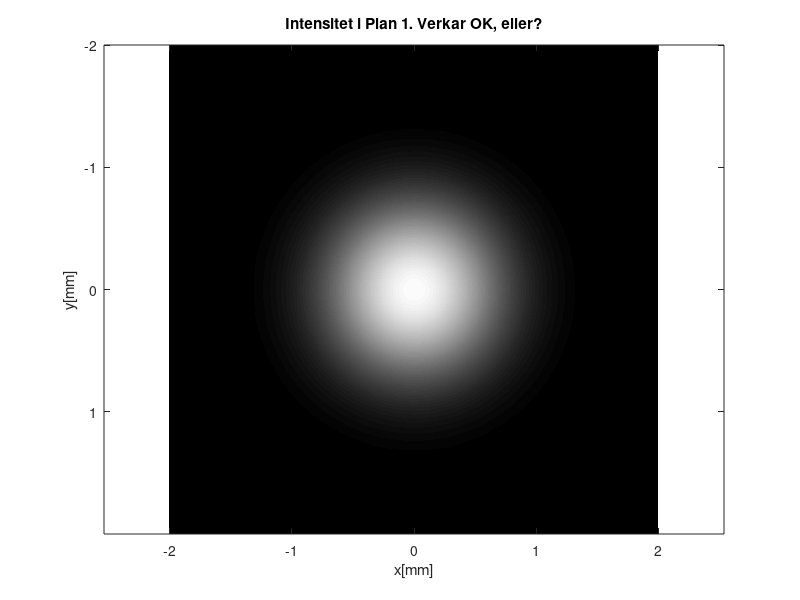
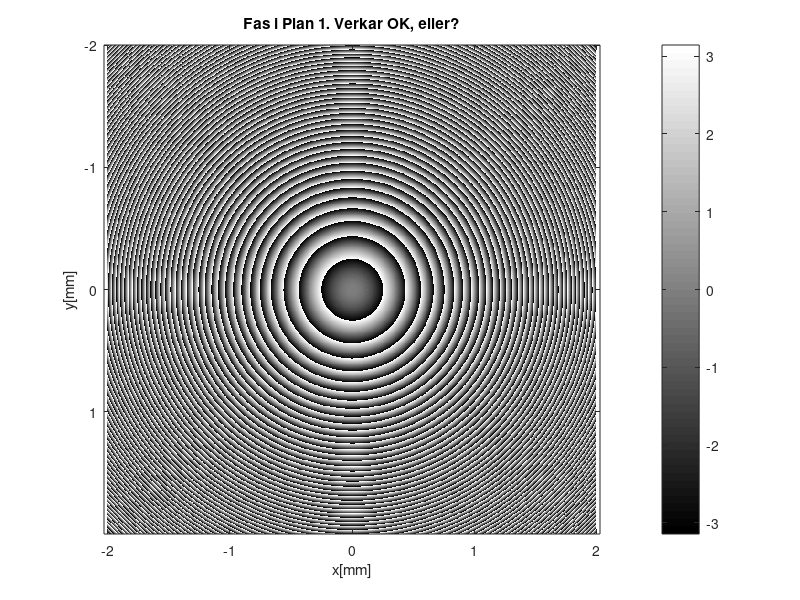

Write the MATLAB code that produced these figures, in order. (Note: this script raises an error after producing the figures.)
clear, clc, clf
close all
full_white_value=64; % äldre matlabversion - detta värde plottas som vitt (max) med image-kommandot
%full_white_value=255; % nyare matlabversion - prova denna om din plot verkar mörk!
load T_DOE_gen2
%DOE = load ('T_DOE_gen2.mat')
%DOEmat = cell2mat(struct2cell(DOE));
N=1024; % NxN är matrisstorleken (rekommenderad storlek N=1024)
sidlaengd_Plan1=4e-3; % det samplade områdets storlek (i x- eller y-led) i Plan 1 (rekommenderad storlek 4 mm)
a=sidlaengd_Plan1/N; % samplingsavstånd i Plan 1 (och Plan 2 eftersom vi använder PAS)
L=100e-3; % propagationssträcka (dvs avstånd mellan Plan 1 och 2)

lambda_noll=633e-9; % vakuumvåglängd för rött ljus från en HeNe-laser
n_medium=1; % brytningsindex för medium mellan Plan 1 och 2
k=2 * pi /(lambda_noll) ; % k-vektorns längd *** 

xvekt=-N/2*a:a:(N/2-1)*a; % vektor med sampelpositioner i x-led
yvekt=xvekt; % och y-led
[xmat,ymat]=meshgrid(xvekt,yvekt); % koordinatmatriser med x- och y-värdet i varje sampelposition
rmat=sqrt(xmat.^2+ymat.^2); % avståndet till origo i varje sampelpunkt. Observera att alla operationer är elementvisa!

%******* Fält i Plan 1
f_lins=100e-3; % fokallängd på linsen före Plan 1
T_lins=exp(-1i*k*rmat.^2/(2*f_lins)); % Transmissionsfunktion för en lins (linsen är TOK)

D_apertur=2e-3;
T_apertur=rmat<(D_apertur/2); % Transmissionsfunktion för en cirkulär apertur ("pupill") 

omega_in=1e-3; % 1/e2-radie (för intensiteten, dvs 1/e-radie för amplituden) för infallande Gaussiskt fält
E_in_gauss=exp(-rmat.^2/omega_in^2); % Infallande fält: Gaussiskt med plana vågfronter och normalinfall (dvs konstant fas, här=0)

E_in_konstant=ones(N,N); % Infallande fält: Plan våg med normalt infall

E_in_hermitegauss  =  E_in_gauss.*xmat;

E1_gauss=E_in_gauss.*T_lins; % Fältet i Plan 1 (precis efter linsen) för gaussisk stråle 
E1_cirkular=E_in_konstant.* T_apertur .* T_lins; % Fältet i Plan 1 (precis efter linsen) för konstant fält som passerat genom cirkulär apertur *** Ej klar 
E1_hermitegauss = E_in_hermitegauss.* T_lins;

E1=E1_gauss; % Välj fall!

I1=abs(E1).^2; % intensiteten är prop mot kvadraten på fältets amplitud (normalt struntar man i proportionalitetskonstanten)

C = 1;
Dspot = C * lambda_noll/2* omega_in * L

%Dspot vid Gaussisk stråle
% Dspot mäts upp tlll ca 0.06mm f = L = 10cm
NewG10_G = (6e-5 * 2 * omega_in) / (lambda_noll * L) % C = 1.90

% Dspot mäts upp til ca 0.4mm F=L=1m
NewG100_G = (0.64e-3 * 2 * omega_in) / (lambda_noll * L) % C = 1.26



%Dspot vid cirkulär ståle
% Dspot mäts upp tlll ca 0.08mm f = L = 10cm
NewG10_C = (0.07e-3 * 2 * omega_in) / (lambda_noll * L) % C = 2.53

% Dspot mäts upp til ca 0.8mm F=L=1m
NewG100_C = (0.7e-3 * 2 * omega_in) / (lambda_noll * L) % C = 1.53




figure(1)
image(xvekt*1e3,yvekt*1e3,I1/max(max(I1))*full_white_value)
title(['Intensitet i Plan 1. Verkar OK, eller?'])
xlabel('x[mm]')
ylabel('y[mm]')
colormap(gray) 
drawnow
axis('equal')

figure(2)
imagesc(xvekt*1e3,yvekt*1e3,angle(E1))
title(['Fas i Plan 1. Verkar OK, eller?'])
xlabel('x[mm]')
ylabel('y[mm]')
colormap(gray) 
colorbar
drawnow
axis('equal')


%pause % tryck på valfri tangent för att fortsätta

%**** Och nu propagerar vi till Plan 2!
E2=PAS(E1,L,N,a,lambda_noll,n_medium); % Propagation med PAS-funktionen *** Ej klar
%E2 = E2 + 0.5;
I2=abs(E2).^2; 

mattnadsfaktor_plot=500; % anger hur många gånger maxvärdet ska vara mättat i plotten (>1, kan vara bra om man vill se svagare detaljer)
figure(3)
image(xvekt*1e3,yvekt*1e3,I2/max(max(I2))*full_white_value*mattnadsfaktor_plot)
title(['Intensitet efter ' num2str(L*1e3) ' mm propagation med cirkulärt infallande ljus'])
xlabel('x[mm]')
ylabel('y[mm]')
colormap(gray) 
drawnow
%axis(-1.5,1.5,-1.5,1.5)
txt = 'D_{spot} \approx 0.07 mm';
text(0,0,txt,'FontSize',9)


figure(4)
plot(xvekt*1e3,I2(N/2+1,:))
title(['Intensitet längs x-axeln efter ' num2str(L*1e3) ' mm propagation med cirkulärt infallande ljus.'])
xlabel('x[mm]')
drawnow

L = 20e-3;
f_Vlins=150e-3;
T_Viseslins=exp(-1i*k*rmat.^2/(2*f_Vlins));

E1 = ones(N,N);

f_lins=20e-3; % fokallängd på linsen före Plan 1
T_lins=exp(-1i*k*rmat.^2/(2*f_lins));

E2 = E1 .*T_lins .* T_DOE_gen2 .* T_Viseslins;

E2=PAS(E2,20e-3,N,a,lambda_noll,n_medium);

I2=abs(E2).^2; 
mattnadsfaktor_plot=150; % anger hur många gånger maxvärdet ska vara mättat i plotten (>1, kan vara bra om man vill se svagare detaljer)
figure(5)
image(xvekt*1e3,yvekt*1e3,I2/max(max(I2))*full_white_value*mattnadsfaktor_plot)
camroll(180)
%title(['Ofarliga meddelandet, mattnadsfaktor=' num2str(mattnadsfaktor_plot), 'VerticalAlignment', 'bottom'])

t=title('Title1')
   xlabel('farliga meddelandet, mattnadsfaktor=150, camroll 180\circ')
   set(t,'position',get(t,'position')-[0 1.4 0])
%xlabel('x[mm]')
%ylabel('y[mm]')
colormap(gray) 

drawnow
axis('equal')


%Ofarliga meddelandet "Make Newton great again"
%Farligt meddelande "<3 Fresnel"

